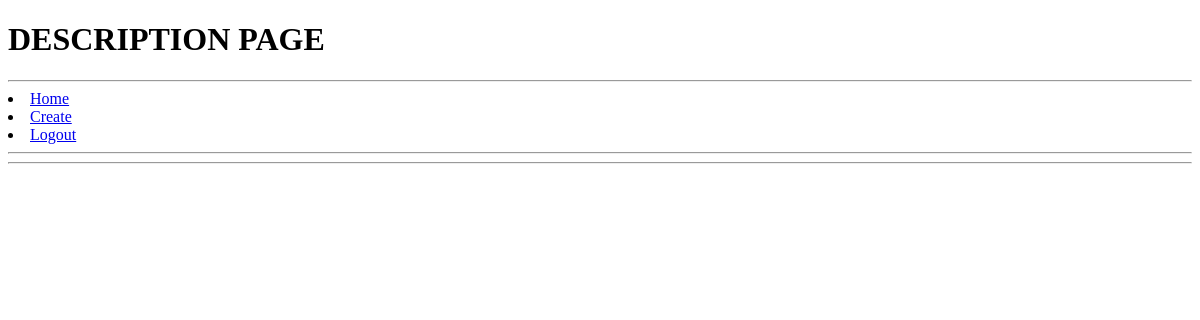
The page /post/25/ (signed in) on the database as committed earlier.
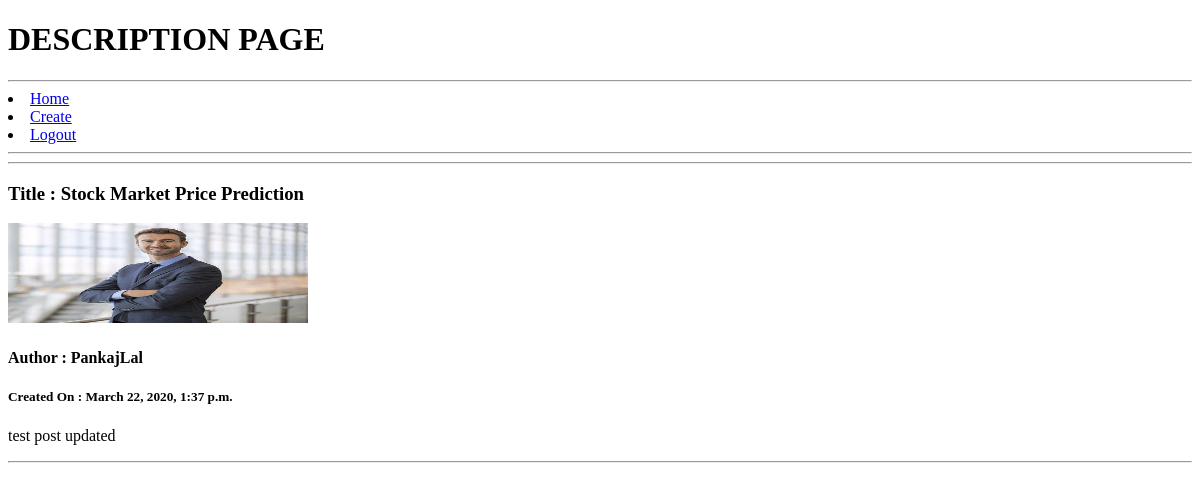
The same page on the database as committed later.
### blog/models.py (models this page shows, shortened)
class Post(models.Model):
    author=models.ForeignKey(User,on_delete=models.CASCADE)
    title = models.CharField(max_length=200)
    updated_on = models.DateTimeField(auto_now= True)
    content = models.TextField()
    created_on = models.DateTimeField(auto_now_add=True)
    status = models.IntegerField(choices=STATUS, default=0)
    cover= models.ImageField(upload_to='pictures',default='pictures/DEF.jpg')
    class Meta:
        ordering = ['-created_on']

### blog/views.py (the view)
# urls.py: path('post/<str:pk>/',views.show,name='show'),
@login_required(login_url='login')
def show(request,pk):
    content=Post.objects.filter(id=pk)
    context={
        'content':content
    }
    return render(request,'show.html',context)

### blog/templates/show.html (shortened to what this page needs)
<!DOCTYPE html>
<html lang="en">
<head>
</head>
<body>
    <h1>DESCRIPTION PAGE</h1>
    <hr>
    <li><a href="{% url 'index' %}">Home</a></li>
    <li><a href="{% url 'create' %}">Create</a></li>
    <li><a href="{% url 'logout' %}">Logout</a></li>
    <hr>
    <hr>
        {% for i in content %}
        <h3>Title : {{i.title}}</h3>
        <img src="{{i.cover.url}}" alt="Image" height="100px" width="300px">
        <h4>Author : {{i.author}}</h4>
        <h5>Created On : {{i.created_on}}</h5>
        <p>{{i.content}}</p>
        <hr>
        {% endfor %}
</body>
</html>

Rows that differ between the two databases and show on the page:
added Post: title "Stock Market Price Prediction", cover (picture), author "PankajLal", created_on "March 22, 2020, 1:37 p.m.", content "test post updated"
